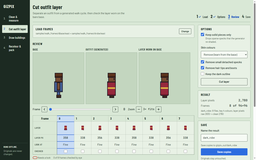
#> input picture images/ui_layer.png, 256 x 160 px, shrunk from 1440 x 900 before the run
$ python speck_fix.py ../images/ui_layer.png out.png
#> lines starting #> are read from the running program, lines starting #| are printed output that depends on the picture
#!/usr/bin/env python
# SPDX-License-Identifier: AGPL-3.0-or-later
"""speck_fix.py - safer single-pixel noise repair than despeckle.py. Only recolours/removes; never draws new shapes.
  python speck_fix.py IN.png OUT.png [--tol 120] [--rare 2]          python speck_fix.py selftest
A pixel is noise when BOTH hold: (1) it differs from every one of its 8 neighbours (opaque ones; > --tol L1 colour distance), (2) its exact colour is RARE
in the sprite (used by at most --rare pixels in total), so it is not a palette highlight the artist reused (eye glints, cloth highlights reuse colours),
It takes the median colour of the opaque neighbours; an opaque pixel with no
opaque neighbour goes transparent. Why: despeckle.py also removes natural one-pixel details on clean sprites (measured: it made a benchmark worse).
Measured (24 clean generated frames, 144 injected specks): fixes 77% of them, and wrongly changes 0.7 natural details per clean sprite (eye glints etc.), so run it on frames that pixel_lint or your eye flagged, not blindly. Limits: a noise pixel that happens to use a common palette colour is NOT caught (it cannot be told from a real detail)."""
import sys, os, argparse
import numpy as np
from PIL import Image

def fix(a, tol=120, rare=2):
    return fix_report(a, tol, rare)[:2]

def fix_report(a, tol=120, rare=2):
    """(image, pixels fixed, pixels that look like specks but were kept because their colour is used by more than `rare` pixels)"""
#> called with tol = 120, rare = 2
    a = a.copy(); op = a[..., 3] > 0; H, W = op.shape; n = 0; kept = 0
#> after `op = a[..., 3] > 0`: op: shape (160, 256) bool; every value is 1
#> after `H, W = op.shape`: H = 160; W = 256
    cols, inv, cnt = np.unique(a[op][:, :3], axis=0, return_inverse=True, return_counts=True); count = np.zeros((H, W), int); count[op] = cnt[inv.ravel()]
#> after `cols, inv, cnt = np.unique(a[op][:, :3], axis=0, return_inverse=True, `: cnt = 4685 values, max 6868 at index 3776, min 1 at index 0, mean 8.74
#> after `count[op] = cnt[inv.ravel()]`:
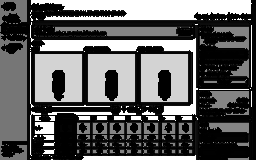
#> count: shape (160, 256) int64; min 1, max 6868, mean 2584.7; drawn with min black and max white
    for y in range(H):
        for x in range(W):
            if not op[y, x]: continue
            nb = [(y + dy, x + dx) for dy in (-1, 0, 1) for dx in (-1, 0, 1) if (dy or dx) and 0 <= y + dy < H and 0 <= x + dx < W and op[y + dy, x + dx]]
            if not nb:
                a[y, x, 3] = 0; n += 1; continue
            c = a[y, x, :3].astype(int); nc = np.array([a[p][:3] for p in nb]).astype(int)
            if len(nb) < 2 or not (np.abs(nc - c).sum(-1) > tol).all(): continue
            if count[y, x] > rare: kept += 1; continue
            a[y, x, :3] = np.median(nc, 0).astype(np.uint8); n += 1
#> a: shape (160, 256, 4); mean R, G, B, A 189.3, 202.4, 189, 255
#> after the loop, kept = 0; n = 28
    return a, n, kept

def selftest():
    a = np.zeros((9, 9, 4), np.uint8); a[2:8, 2:8] = (100, 80, 60, 255); a[4, 4, :3] = (250, 250, 250); a[0, 8] = (9, 9, 9, 255)
    b = a.copy(); b[5, 3, :3] = (250, 250, 250); b[5, 5, :3] = (250, 250, 250)               # a reused colour (count 3): a real detail, keep
    o, n = fix(a); assert n == 2 and tuple(o[4, 4, :3]) == (100, 80, 60) and o[0, 8, 3] == 0, n
    o2, n2 = fix(b); assert tuple(o2[5, 3, :3]) == (250, 250, 250), "kept detail was changed"
    c = np.zeros((12, 12, 4), np.uint8); c[1:11, 1:11] = (100, 80, 60, 255); c[3, 3, :3] = c[3, 8, :3] = c[8, 5, :3] = (250, 250, 250)      # the same wrong colour three times: kept, and reported
    o3, n3, k3 = fix_report(c); assert n3 == 0 and k3 == 3, (n3, k3)
    o4, n4, k4 = fix_report(c, rare=3); assert n4 == 3 and k4 == 0, (n4, k4)
    print("selftest ok")
if __name__ == "__main__":
    if sys.argv[1:] == ["selftest"]: selftest(); sys.exit()
    ap = argparse.ArgumentParser(description=__doc__, formatter_class=argparse.RawDescriptionHelpFormatter); ap.add_argument("src"); ap.add_argument("dst"); ap.add_argument("--tol", type=int, default=120); ap.add_argument("--rare", type=int, default=2)
    a = ap.parse_args()
    if not os.path.isfile(a.src): print(f"speck_fix: no such file: {a.src}", file=sys.stderr); sys.exit(2)
    out, n, kept = fix_report(np.array(Image.open(a.src).convert("RGBA")), a.tol, a.rare); Image.fromarray(out).save(a.dst); print(n, "pixels fixed")
#> after `out, n, kept = fix_report(np.array(Image.open(a.src).convert('RGBA')),`: n = 28; kept = 0
    if kept: print(f"speck_fix: {kept} more pixel(s) look like specks but were kept: their colour is used by more than --rare ({a.rare}) pixels. If they are noise, run again with --rare {max(a.rare * 2, kept)}.", file=sys.stderr)
